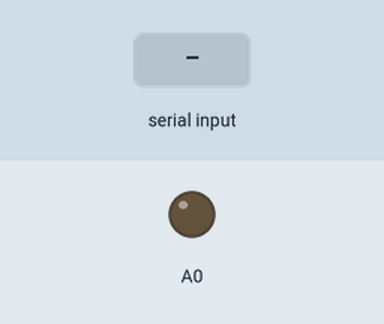
This sketch was run on a simulated Arduino Uno, built with avr-gcc and run on an emulated ATmega328P. Parts: output pins drawn as LEDs (lit = HIGH). Inputs (shaded band) come from the test bench.

Above: at 1.2 s.
1.3 s: "1" received over Serial
At 2.3 s:
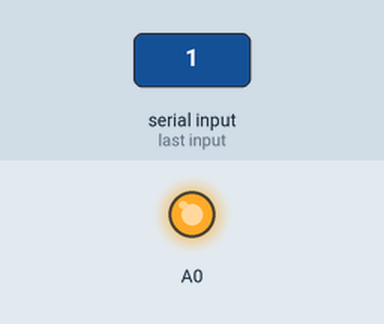
2.8 s: "0" received over Serial
At 3.5 s:
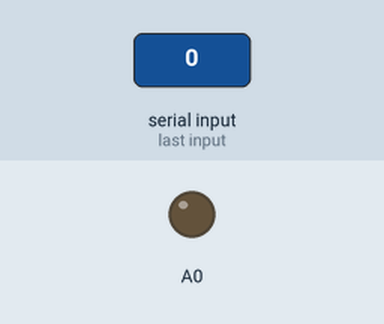
4.3 s: "2" received over Serial
At 4.6 s:
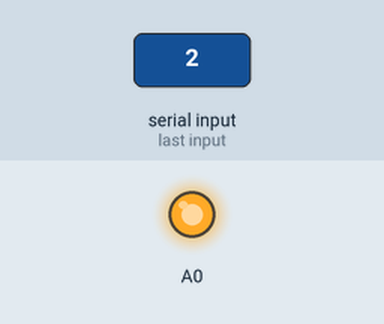
Timing chart, 0 to 7.3 s (numbered marks = the images above; inputs shaded):
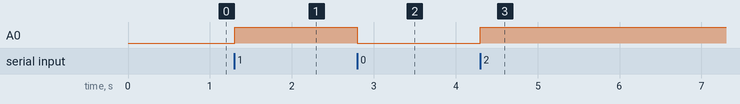

Measured:
- after the input at 1.3 s, A0: LOW → HIGH at once
- after the input at 2.8 s, A0: HIGH → LOW at once
- after the input at 4.3 s, A0: LOW → HIGH at once

The sketch:

apagaAcendeLedPorTerminal.ino
```cpp
// C++ code
//


// Escreve carinha triste e carinha feliz
// include the library code:
#include <LiquidCrystal.h>

LiquidCrystal lcd(2, 3, 4, 5, 6, 7);

void setup()
{
  Serial.begin(9600);
  pinMode(A0,OUTPUT);
}

void loop()
{
  // Digitar 0 para apagar led e 1 para acender led
  // Enquanto há caracteres, leia
  while (Serial.available() > 0)
  {
    // se o que vem na serial é
    if (Serial.read() == '0')
    {
      digitalWrite(A0,LOW);
    }
    else
    {
    	digitalWrite(A0,HIGH);
    }
  }
}
```
